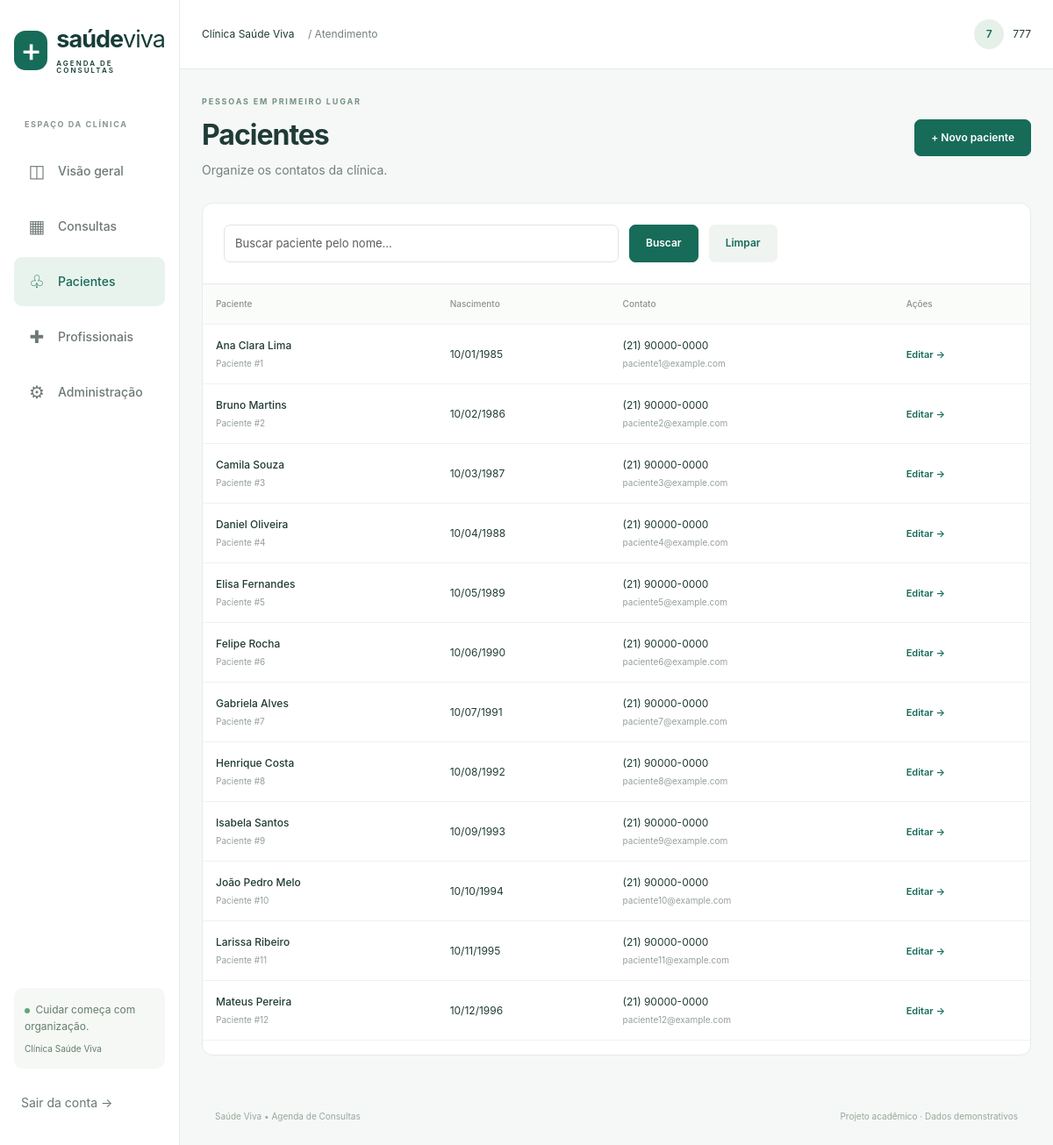
Page /pacientes/ (signed in) on the committed database.
### consultas/models.py (models this page shows, shortened)
class Paciente(models.Model):
    nome = models.CharField("nome completo", max_length=120)
    nascimento = models.DateField("data de nascimento")
    telefone = models.CharField(max_length=20, validators=[RegexValidator(r"^[0-9()+ \-]{10,20}$", "Informe um telefone válido com DDD.")])
    email = models.EmailField("e-mail", blank=True)
    class Meta:
        ordering = ["nome"]

### consultas/views.py (the view)
# urls.py: path("pacientes/", views.pacientes, name="pacientes"),
@funcionario
def pacientes(request):
    q = request.GET.get("q", "")[:120]
    qs = Paciente.objects.filter(nome__icontains=q)
    return render(request, "consultas/pacientes.html", {"page_obj": Paginator(qs, 12).get_page(request.GET.get("page")), "q": q, "query": "q=" + quote(q)})

### consultas/views.py (called while the page is built)
def funcionario(view):
    @login_required
    @wraps(view)
    def wrapper(request, *args, **kwargs):
        if not request.user.is_staff:
            raise PermissionDenied
        return view(request, *args, **kwargs)
    return wrapper

### templates/consultas/pacientes.html
{% extends 'base.html' %}{% block title %}Pacientes{% endblock %}{% block content %}<div class="page-heading"><div><div class="eyebrow">PESSOAS EM PRIMEIRO LUGAR</div><h1>Pacientes</h1><p>Organize os contatos da clínica.</p></div><a class="btn btn-primary" href="{% url 'paciente_novo' %}">+ Novo paciente</a></div><section class="panel"><form class="search-row" method="get"><label class="visually-hidden" for="busca">Nome do paciente</label><input id="busca" name="q" class="form-control" placeholder="Buscar paciente pelo nome…" value="{{ q }}"><button class="btn btn-primary">Buscar</button><a class="btn btn-light" href="{% url 'pacientes' %}">Limpar</a></form><div class="table-responsive"><table class="table align-middle"><thead><tr><th>Paciente</th><th>Nascimento</th><th>Contato</th><th>Ações</th></tr></thead><tbody>{% for p in page_obj %}<tr><td><strong>{{ p.nome }}</strong><small>Paciente #{{ p.pk }}</small></td><td>{{ p.nascimento|date:"d/m/Y" }}</td><td>{{ p.telefone }}<small>{{ p.email|default:"Sem e-mail" }}</small></td><td><a class="details-link" href="{% url 'paciente_editar' p.pk %}">Editar →</a></td></tr>{% empty %}<tr><td colspan="4" class="p-5 text-center">Nenhum paciente encontrado.</td></tr>{% endfor %}</tbody></table></div>{% include 'consultas/_paginacao.html' %}</section>{% endblock %}

### templates/base.html (shortened to what this page needs)
{% load static %}<!doctype html>
<html lang="pt-BR"><head><link rel="stylesheet" href="{% static 'vendor/bootstrap.min.css' %}"><link rel="stylesheet" href="{% static 'css/style.css' %}"></head>
<body><a class="skip-link" href="#conteudo">Pular para o conteúdo</a>
{% if user.is_authenticated %}<aside class="sidebar"><a class="brand" href="{% url 'painel' %}"><span class="brand-icon">+</span><span>saúde<span class="brand-light">viva</span><small>AGENDA DE CONSULTAS</small></span></a><div class="nav-caption">ESPAÇO DA CLÍNICA</div><nav aria-label="Menu principal">
<a class="{% if request.resolver_match.url_name == 'painel' %}active{% endif %}" href="{% url 'painel' %}"><span>◫</span> Visão geral</a>
<a class="{% if 'consulta' in request.path %}active{% endif %}" href="{% url 'lista' %}"><span>▦</span> Consultas</a>
<a class="{% if 'pacientes' in request.path %}active{% endif %}" href="{% url 'pacientes' %}"><span>♧</span> Pacientes</a>
<a class="{% if 'profissionais' in request.path %}active{% endif %}" href="{% url 'profissionais' %}"><span>✚</span> Profissionais</a>
<a href="{% url 'admin:index' %}"><span>⚙</span> Administração</a></nav><div class="sidebar-bottom"><div class="clinic-note"><span class="live-dot"></span> Cuidar começa com organização.<small>Clínica Saúde Viva</small></div><form action="{% url 'logout' %}" method="post">{% csrf_token %}<button class="logout" type="submit">Sair da conta →</button></form></div></aside>
<div class="workspace"><header class="topbar"><span>Clínica Saúde Viva <span class="muted">/ Atendimento</span></span><span class="account"><span class="avatar">{{ user.username|first|upper }}</span>{{ user.first_name|default:user.username }}</span></header>
{% endif %}<main id="conteudo" class="{% if user.is_authenticated %}main-content{% else %}login-main{% endif %}">{% for message in messages %}<div class="alert alert-{{ message.tags|default:'info' }}" role="status">{{ message }}</div>{% endfor %}{% block content %}{% endblock %}</main>{% if user.is_authenticated %}<footer class="footer">Saúde Viva • Agenda de Consultas <span>Projeto acadêmico · Dados demonstrativos</span></footer></div>{% endif %}
<script src="{% static 'vendor/bootstrap.bundle.min.js' %}"></script></body></html>

### static/css/style.css (style rules this page uses)
:root { --green:#176b59;--dark:#163d36;--ink:#203b36;--muted:#73817c;--line:#e5ece8;--paper:#f5f8f6;--bs-primary:#176b59 }
* { box-sizing:border-box }
body { margin:0;background:var(--paper);color:var(--ink);font-family:Inter,"Segoe UI",Arial,sans-serif;font-size:14px }
a { color:var(--green);text-decoration:none }
button,input,select,textarea { font:inherit }
h1,h2,h3,p { margin-top:0 }
h1 { font-size:32px;font-weight:650;letter-spacing:-1px;margin-bottom:9px }
small { font-size:12px }
p { line-height:1.7 }
.muted { color:var(--muted) }
.sidebar { position:fixed;width:238px;inset:0 auto 0 0;background:#fff;border-right:1px solid var(--line);padding:36px 22px;display:flex;flex-direction:column;z-index:5 }
.brand { display:flex;gap:10px;align-items:center;font-size:27px;font-weight:750;letter-spacing:-1px;color:var(--dark);line-height:1.1 }
.brand-light { font-weight:400 }
.brand small { display:block;font-size:8px;letter-spacing:2px;font-weight:600;margin-top:8px }
.brand-icon { display:grid;place-items:center;width:42px;height:45px;border-radius:13px;background:var(--green);color:white;font-size:37px;font-weight:500 }
.nav-caption { font-size:9px;color:#89958e;letter-spacing:1.6px;font-weight:700;margin:50px 12px 18px }
.sidebar nav { display:grid;gap:7px }
.sidebar nav a { padding:13px 15px;border-radius:9px;color:#6d7975;display:flex;gap:13px;align-items:center;font-weight:550 }
.sidebar nav a span { font-size:20px;width:22px;text-align:center }
.sidebar nav a.active { background:#e9f3ed;color:var(--green) }
.sidebar-bottom { margin-top:auto }
.clinic-note { font-size:12px;line-height:1.6;background:#f5f8f5;padding:15px 12px;border-radius:10px;color:#657d6d }
.clinic-note small { display:block;margin-top:8px;font-size:10px }
.live-dot { display:inline-block;width:6px;height:6px;border-radius:50%;background:#61a777;margin-right:3px }
.logout { border:0;background:none;color:#687a71;margin-top:20px;padding:8px }
.workspace { margin-left:238px }
.topbar { height:79px;background:#fff;border-bottom:1px solid var(--line);padding:0 40px;display:flex;justify-content:space-between;align-items:center;font-size:12px }
.topbar .muted { margin-left:12px }
.account { display:flex;align-items:center;gap:10px }
.avatar { width:34px;height:34px;background:#e5f0e9;color:var(--green);border-radius:50%;display:inline-grid;place-items:center;font-weight:600;flex-shrink:0 }
.main-content { max-width:1530px;padding:36px 40px 20px;margin:auto }
.page-heading { display:flex;justify-content:space-between;align-items:center;gap:20px;margin-bottom:25px }
.page-heading p { color:var(--muted);margin-bottom:0 }
.eyebrow { font-size:9px;letter-spacing:1.8px;color:#769182;font-weight:750;margin-bottom:12px }
.btn { border-radius:7px;font-size:12px;padding:11px 18px;font-weight:600;white-space:nowrap }
.btn-primary { --bs-btn-bg:#176b59;--bs-btn-border-color:#176b59;--bs-btn-hover-bg:#105343;--bs-btn-hover-border-color:#105343;--bs-btn-active-bg:#105343;--bs-btn-active-border-color:#105343 }
.btn-light { background:#eff4f0;border-color:#eff4f0;color:var(--green) }
.panel { background:#fff;border:1px solid var(--line);border-radius:12px;overflow:hidden;margin-bottom:24px }
.table { --bs-table-color:var(--ink);--bs-table-border-color:#eef2ef;font-size:12px }
.table thead th { background:#fafcf9;font-weight:500;font-size:10px;color:#89938b;padding:13px 24px;border-top:1px solid var(--line);white-space:nowrap }
.table td { padding:17px 24px }
.table strong { font-weight:550 }
.table small { display:block;color:#95a097;font-size:10px;margin-top:4px }
.details-link { font-size:11px;font-weight:600;white-space:nowrap }
.footer { display:flex;justify-content:space-between;padding:8px 40px 25px;font-size:10px;color:#99a69c }
.form-control,.form-select { border-color:#dfe6e0;font-size:13px;border-radius:7px;padding:11px 12px;color:#3d5247 }
.search-row { display:flex;gap:12px;padding:24px }
.search-row input { max-width:450px }
@media (max-width:1200px) { .sidebar { width:205px;padding:30px 16px } }
@media (max-width:1200px) { .workspace { margin-left:205px } }
@media (max-width:1200px) { .main-content { padding:30px 25px } }
@media (max-width:1200px) { .topbar { padding:0 25px } }
@media (max-width:1200px) { .table td,.table thead th { padding:15px } }
.table-responsive { position:relative }

### rows in the picture
Paciente: nome "Ana Clara Lima", pk "1", nascimento "10/01/1985", telefone "(21) 90000-0000", email "paciente1@example.com"
Paciente: nome "Bruno Martins", pk "2", nascimento "10/02/1986", telefone "(21) 90000-0000", email "paciente2@example.com"
Paciente: nome "Camila Souza", pk "3", nascimento "10/03/1987", telefone "(21) 90000-0000", email "paciente3@example.com"
Paciente: nome "Daniel Oliveira", pk "4", nascimento "10/04/1988", telefone "(21) 90000-0000", email "paciente4@example.com"
Paciente: nome "Elisa Fernandes", pk "5", nascimento "10/05/1989", telefone "(21) 90000-0000", email "paciente5@example.com"
Paciente: nome "Felipe Rocha", pk "6", nascimento "10/06/1990", telefone "(21) 90000-0000", email "paciente6@example.com"
Paciente: nome "Gabriela Alves", pk "7", nascimento "10/07/1991", telefone "(21) 90000-0000", email "paciente7@example.com"
Paciente: nome "Henrique Costa", pk "8", nascimento "10/08/1992", telefone "(21) 90000-0000", email "paciente8@example.com"
Paciente: nome "Isabela Santos", pk "9", nascimento "10/09/1993", telefone "(21) 90000-0000", email "paciente9@example.com"
Paciente: nome "João Pedro Melo", pk "10", nascimento "10/10/1994", telefone "(21) 90000-0000", email "paciente10@example.com"
Paciente: nome "Larissa Ribeiro", pk "11", nascimento "10/11/1995", telefone "(21) 90000-0000", email "paciente11@example.com"
Paciente: nome "Mateus Pereira", pk "12", nascimento "10/12/1996", telefone "(21) 90000-0000", email "paciente12@example.com"

### other values in the picture
{{ user.username|first|upper }} "7"
{{ user.first_name|default:user.username }} "777"
